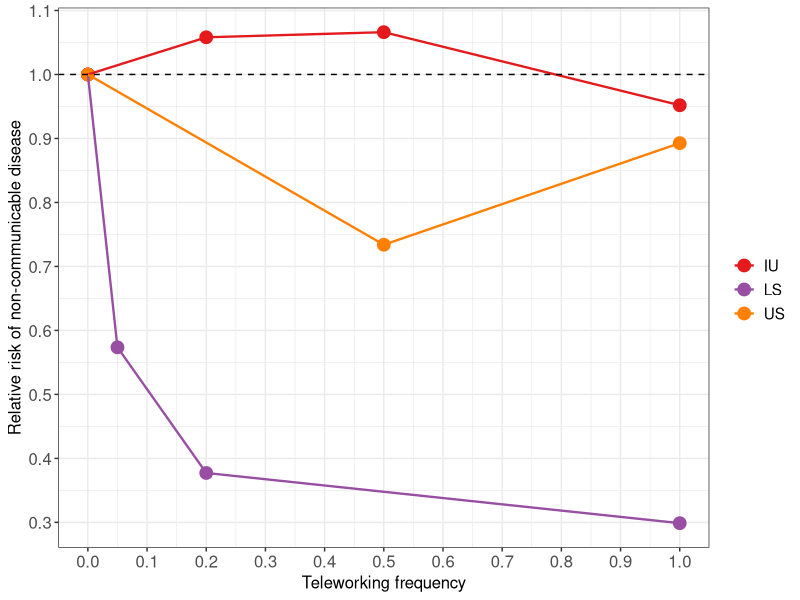
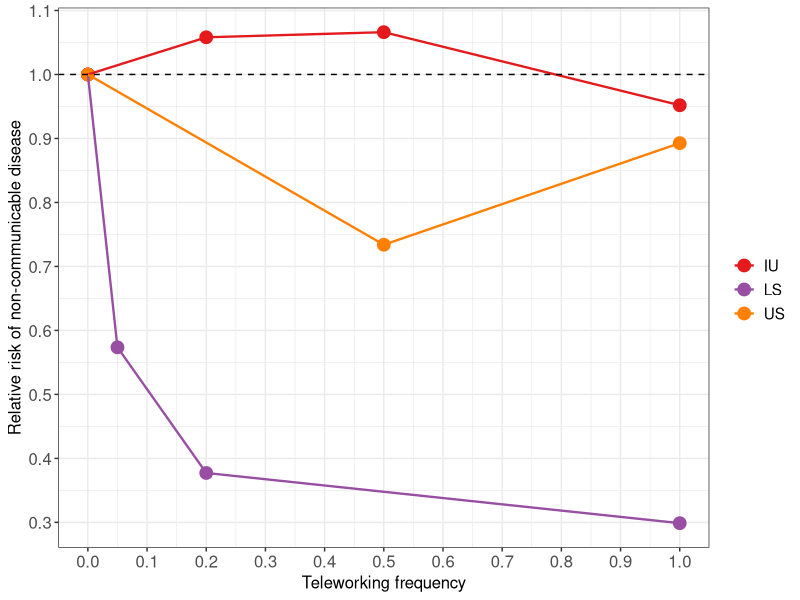

The R script that drew these images, in order:

library(dplyr)
library(ggplot2)
library(RColorBrewer)

# palette set to match supplementary figure 2
pal = brewer.pal(5, "Set1")

# LINEAR DECREASING ####

#assuming 20 days of work per months, 8h per day
NCD_rate_LD = data.frame(freqs = c(0, 0.25/5, 1/5, 5/5),
                         vals = c((1/(1+exp(-(-3.33)))) / (1/(1+exp(-(-3.33)))),
                                  (1/(1+exp(-(-3.33-0.571)))) / (1/(1+exp(-(-3.33)))),
                                  (1/(1+exp(-(-3.33-0.997)))) / (1/(1+exp(-(-3.33)))),
                                  (1/(1+exp(-(-3.33-1.233)))) / (1/(1+exp(-(-3.33))))),
                         DRF = "LS")

# INVERTED U SHAPED ####

NCD_rate_IU = data.frame(freqs = c(0,0.2,0.5,1),
                         vals = c(49.9/49.9, 52.8/49.9, 53.2/49.9, 47.5/49.9),
                         DRF = "IU")


# U SHAPED ####

NCD_rate_US = data.frame(freqs = c(0,0.5,1),
                      vals = c(2.33/2.33, 1.71/2.33, 2.08/2.33), 
                      DRF = "US")

rbind(NCD_rate_LD, NCD_rate_IU, NCD_rate_US) %>%
  ggplot(aes(freqs, vals, colour = DRF)) +
  geom_point(size = 4) +
  geom_line(linewidth = 0.8) +
  geom_hline(yintercept = 1, linetype = "dashed") +
  scale_y_continuous(breaks = seq(0,2,0.1)) +
  scale_x_continuous(breaks = seq(0,1,0.1)) +
  scale_color_discrete(type = pal[c(1,4,5)]) +
  theme_bw() +
  labs(x = "Teleworking frequency", y = "Relative risk of non-communicable disease", colour = "") +
  theme(axis.text = element_text(size = 12),
        axis.title = element_text(size = 12),
        legend.text = element_text(size = 11))

ggsave(here::here("figures", "suppfig1.png"))

